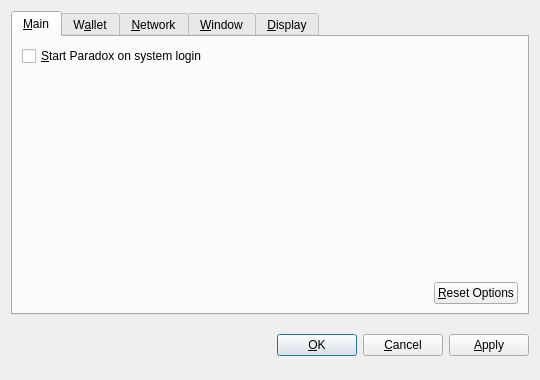
<?xml version="1.0" encoding="UTF-8"?>
<ui version="4.0">
 <class>OptionsDialog</class>
 <widget class="QDialog" name="OptionsDialog">
  <property name="geometry">
   <rect>
    <x>0</x>
    <y>0</y>
    <width>540</width>
    <height>380</height>
   </rect>
  </property>
  <property name="windowTitle">
   <string>Options</string>
  </property>
  <property name="modal">
   <bool>true</bool>
  </property>
  <layout class="QVBoxLayout" name="verticalLayout">
   <item>
    <widget class="QTabWidget" name="tabWidget">
     <property name="tabPosition">
      <enum>QTabWidget::North</enum>
     </property>
     <property name="currentIndex">
      <number>0</number>
     </property>
     <widget class="QWidget" name="tabMain">
      <attribute name="title">
       <string>&amp;Main</string>
      </attribute>
      <layout class="QVBoxLayout" name="verticalLayout_Main">
       <item>
        <widget class="QCheckBox" name="bitcoinAtStartup">
         <property name="toolTip">
          <string>Automatically start Paradox after logging in to the system.</string>
         </property>
         <property name="text">
          <string>&amp;Start Paradox on system login</string>
         </property>
        </widget>
       </item>
       <item>
        <spacer name="verticalSpacer_Main">
         <property name="orientation">
          <enum>Qt::Vertical</enum>
         </property>
         <property name="sizeHint" stdset="0">
          <size>
           <width>20</width>
           <height>40</height>
          </size>
         </property>
        </spacer>
       </item>
       <item>
        <layout class="QHBoxLayout" name="horizontalLayout_2_Main">
         <item>
          <spacer name="horizontalSpacer_2_Main">
           <property name="orientation">
            <enum>Qt::Horizontal</enum>
           </property>
           <property name="sizeHint" stdset="0">
            <size>
             <width>40</width>
             <height>20</height>
            </size>
           </property>
          </spacer>
         </item>
         <item>
          <widget class="QPushButton" name="resetButton">
           <property name="toolTip">
            <string>Reset all client options to default.</string>
           </property>
           <property name="text">
            <string>&amp;Reset Options</string>
           </property>
           <property name="autoDefault">
            <bool>false</bool>
           </property>
          </widget>
         </item>
        </layout>
       </item>
      </layout>
     </widget>
     <widget class="QWidget" name="tabWallet">
      <attribute name="title">
       <string>W&amp;allet</string>
      </attribute>
      <layout class="QVBoxLayout" name="verticalLayout_Network">
       <item>
        <widget class="QLabel" name="transactionFeeInfoLabel">
         <property name="text">
          <string>Optional transaction fee per kB that helps make sure your transactions are processed quickly. Most transactions are 1 kB.</string>
         </property>
         <property name="textFormat">
          <enum>Qt::PlainText</enum>
         </property>
         <property name="wordWrap">
          <bool>true</bool>
         </property>
        </widget>
       </item>
       <item>
        <layout class="QHBoxLayout" name="horizontalLayout_1_Main">
         <item>
          <widget class="QLabel" name="transactionFeeLabel">
           <property name="text">
            <string>Pay transaction &amp;fee</string>
           </property>
           <property name="textFormat">
            <enum>Qt::PlainText</enum>
           </property>
           <property name="buddy">
            <cstring>transactionFee</cstring>
           </property>
          </widget>
         </item>
         <item>
          <widget class="BitcoinAmountField" name="transactionFee"/>
         </item>
         <item>
          <spacer name="horizontalSpacer_1_Main">
           <property name="orientation">
            <enum>Qt::Horizontal</enum>
           </property>
           <property name="sizeHint" stdset="0">
            <size>
             <width>40</width>
             <height>20</height>
            </size>
           </property>
          </spacer>
         </item>
        </layout>
       </item>
       <item>
        <widget class="QLabel" name="label">
         <property name="text">
          <string>If you disable the spending of unconfirmed change, the change from a transaction cannot be used until that transaction has at least one confirmation. This also affects how your balance is computed.</string>
         </property>
         <property name="wordWrap">
          <bool>true</bool>
         </property>
        </widget>
       </item>
       <item>
        <widget class="QCheckBox" name="spendZeroConfChange">
         <property name="text">
          <string>Spend unconfirmed change  (experts only)</string>
         </property>
        </widget>
       </item>
       <item>
        <spacer name="verticalSpacer">
         <property name="orientation">
          <enum>Qt::Vertical</enum>
         </property>
         <property name="sizeHint" stdset="0">
          <size>
           <width>20</width>
           <height>40</height>
          </size>
         </property>
        </spacer>
       </item>
      </layout>
     </widget>
     <widget class="QWidget" name="tabNetwork">
      <attribute name="title">
       <string>&amp;Network</string>
      </attribute>
      <layout class="QVBoxLayout" name="verticalLayout_Network">
       <item>
        <widget class="QCheckBox" name="mapPortUpnp">
         <property name="toolTip">
          <string>Automatically open the Paradox client port on the router. This only works when your router supports UPnP and it is enabled.</string>
         </property>
         <property name="text">
          <string>Map port using &amp;UPnP</string>
         </property>
        </widget>
       </item>
       <item>
        <widget class="QCheckBox" name="connectSocks">
         <property name="toolTip">
          <string>Connect to the Paradox network through a SOCKS proxy (e.g. when connecting through Tor).</string>
         </property>
         <property name="text">
          <string>&amp;Connect through SOCKS proxy:</string>
         </property>
        </widget>
       </item>
       <item>
        <layout class="QHBoxLayout" name="horizontalLayout_Network">
         <item>
          <widget class="QLabel" name="proxyIpLabel">
           <property name="text">
            <string>Proxy &amp;IP:</string>
           </property>
           <property name="textFormat">
            <enum>Qt::PlainText</enum>
           </property>
           <property name="buddy">
            <cstring>proxyIp</cstring>
           </property>
          </widget>
         </item>
         <item>
          <widget class="QValidatedLineEdit" name="proxyIp">
           <property name="maximumSize">
            <size>
             <width>140</width>
             <height>16777215</height>
            </size>
           </property>
           <property name="toolTip">
            <string>IP address of the proxy (e.g. 127.0.0.1)</string>
           </property>
          </widget>
         </item>
         <item>
          <widget class="QLabel" name="proxyPortLabel">
           <property name="text">
            <string>&amp;Port:</string>
           </property>
           <property name="textFormat">
            <enum>Qt::PlainText</enum>
           </property>
           <property name="buddy">
            <cstring>proxyPort</cstring>
           </property>
          </widget>
         </item>
         <item>
          <widget class="QLineEdit" name="proxyPort">
           <property name="maximumSize">
            <size>
             <width>55</width>
             <height>16777215</height>
            </size>
           </property>
           <property name="toolTip">
            <string>Port of the proxy (e.g. 9050)</string>
           </property>
          </widget>
         </item>
         <item>
          <widget class="QLabel" name="socksVersionLabel">
           <property name="text">
            <string>SOCKS &amp;Version:</string>
           </property>
           <property name="textFormat">
            <enum>Qt::PlainText</enum>
           </property>
           <property name="buddy">
            <cstring>socksVersion</cstring>
           </property>
          </widget>
         </item>
         <item>
          <widget class="QValueComboBox" name="socksVersion">
           <property name="toolTip">
            <string>SOCKS version of the proxy (e.g. 5)</string>
           </property>
          </widget>
         </item>
         <item>
          <spacer name="horizontalSpacer_Network">
           <property name="orientation">
            <enum>Qt::Horizontal</enum>
           </property>
           <property name="sizeHint" stdset="0">
            <size>
             <width>40</width>
             <height>20</height>
            </size>
           </property>
          </spacer>
         </item>
        </layout>
       </item>
       <item>
        <spacer name="verticalSpacer_Network">
         <property name="orientation">
          <enum>Qt::Vertical</enum>
         </property>
         <property name="sizeHint" stdset="0">
          <size>
           <width>20</width>
           <height>40</height>
          </size>
         </property>
        </spacer>
       </item>
      </layout>
     </widget>
     <widget class="QWidget" name="tabWindow">
      <attribute name="title">
       <string>&amp;Window</string>
      </attribute>
      <layout class="QVBoxLayout" name="verticalLayout_Window">
       <item>
        <widget class="QCheckBox" name="minimizeToTray">
         <property name="toolTip">
          <string>Show only a tray icon after minimizing the window.</string>
         </property>
         <property name="text">
          <string>&amp;Minimize to the tray instead of the taskbar</string>
         </property>
        </widget>
       </item>
       <item>
        <widget class="QCheckBox" name="minimizeOnClose">
         <property name="toolTip">
          <string>Minimize instead of exit the application when the window is closed. When this option is enabled, the application will be closed only after selecting Quit in the menu.</string>
         </property>
         <property name="text">
          <string>M&amp;inimize on close</string>
         </property>
        </widget>
       </item>
       <item>
        <spacer name="verticalSpacer_Window">
         <property name="orientation">
          <enum>Qt::Vertical</enum>
         </property>
         <property name="sizeHint" stdset="0">
          <size>
           <width>20</width>
           <height>40</height>
          </size>
         </property>
        </spacer>
       </item>
      </layout>
     </widget>
     <widget class="QWidget" name="tabDisplay">
      <attribute name="title">
       <string>&amp;Display</string>
      </attribute>
      <layout class="QVBoxLayout" name="verticalLayout_Display">
       <item>
        <layout class="QHBoxLayout" name="horizontalLayout_1_Display">
         <item>
          <widget class="QLabel" name="langLabel">
           <property name="text">
            <string>User Interface &amp;language:</string>
           </property>
           <property name="textFormat">
            <enum>Qt::PlainText</enum>
           </property>
           <property name="buddy">
            <cstring>lang</cstring>
           </property>
          </widget>
         </item>
         <item>
          <widget class="QValueComboBox" name="lang">
           <property name="toolTip">
            <string>The user interface language can be set here. This setting will take effect after restarting Paradox.</string>
           </property>
          </widget>
         </item>
        </layout>
       </item>
       <item>
        <layout class="QHBoxLayout" name="horizontalLayout_2_Display">
         <item>
          <widget class="QLabel" name="unitLabel">
           <property name="text">
            <string>&amp;Unit to show amounts in:</string>
           </property>
           <property name="textFormat">
            <enum>Qt::PlainText</enum>
           </property>
           <property name="buddy">
            <cstring>unit</cstring>
           </property>
          </widget>
         </item>
         <item>
          <widget class="QValueComboBox" name="unit">
           <property name="toolTip">
            <string>Choose the default subdivision unit to show in the interface and when sending coins.</string>
           </property>
          </widget>
         </item>
        </layout>
       </item>
       <item>
        <widget class="QCheckBox" name="displayAddresses">
         <property name="toolTip">
          <string>Whether to show Paradox addresses in the transaction list or not.</string>
         </property>
         <property name="text">
          <string>&amp;Display addresses in transaction list</string>
         </property>
        </widget>
       </item>
       <item>
        <widget class="QCheckBox" name="coinControlFeatures">
         <property name="toolTip">
          <string>Whether to show coin control features or not.</string>
         </property>
         <property name="text">
          <string>Display coin &amp;control features (experts only!)</string>
         </property>
        </widget>
       </item>
       <item>
        <spacer name="verticalSpacer_Display">
         <property name="orientation">
          <enum>Qt::Vertical</enum>
         </property>
         <property name="sizeHint" stdset="0">
          <size>
           <width>20</width>
           <height>40</height>
          </size>
         </property>
        </spacer>
       </item>
      </layout>
     </widget>
    </widget>
   </item>
   <item>
    <layout class="QHBoxLayout" name="horizontalLayout_Buttons">
     <item>
      <spacer name="horizontalSpacer_1">
       <property name="orientation">
        <enum>Qt::Horizontal</enum>
       </property>
       <property name="sizeHint" stdset="0">
        <size>
         <width>40</width>
         <height>48</height>
        </size>
       </property>
      </spacer>
     </item>
     <item>
      <widget class="QLabel" name="statusLabel">
       <property name="font">
        <font>
         <weight>75</weight>
         <bold>true</bold>
        </font>
       </property>
       <property name="text">
        <string/>
       </property>
       <property name="textFormat">
        <enum>Qt::PlainText</enum>
       </property>
       <property name="wordWrap">
        <bool>true</bool>
       </property>
      </widget>
     </item>
     <item>
      <spacer name="horizontalSpacer_2">
       <property name="orientation">
        <enum>Qt::Horizontal</enum>
       </property>
       <property name="sizeHint" stdset="0">
        <size>
         <width>40</width>
         <height>48</height>
        </size>
       </property>
      </spacer>
     </item>
     <item>
      <widget class="QPushButton" name="okButton">
       <property name="text">
        <string>&amp;OK</string>
       </property>
      </widget>
     </item>
     <item>
      <widget class="QPushButton" name="cancelButton">
       <property name="text">
        <string>&amp;Cancel</string>
       </property>
       <property name="autoDefault">
        <bool>false</bool>
       </property>
      </widget>
     </item>
     <item>
      <widget class="QPushButton" name="applyButton">
       <property name="text">
        <string>&amp;Apply</string>
       </property>
       <property name="autoDefault">
        <bool>false</bool>
       </property>
      </widget>
     </item>
    </layout>
   </item>
  </layout>
 </widget>
 <customwidgets>
  <customwidget>
   <class>BitcoinAmountField</class>
   <extends>QSpinBox</extends>
   <header>bitcoinamountfield.h</header>
  </customwidget>
  <customwidget>
   <class>QValueComboBox</class>
   <extends>QComboBox</extends>
   <header>qvaluecombobox.h</header>
  </customwidget>
  <customwidget>
   <class>QValidatedLineEdit</class>
   <extends>QLineEdit</extends>
   <header>qvalidatedlineedit.h</header>
  </customwidget>
 </customwidgets>
 <resources/>
 <connections/>
</ui>
